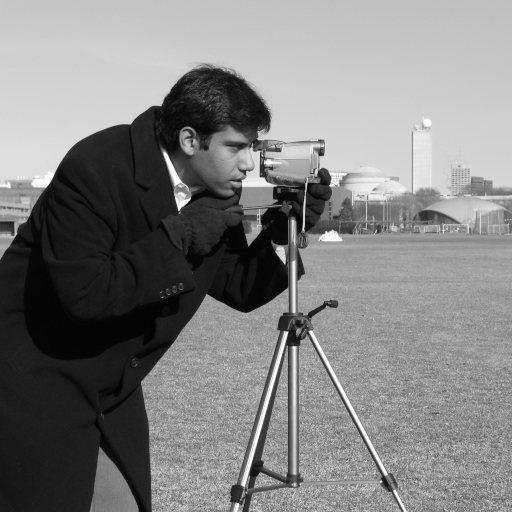
#> input picture skimage.data.camera(), 512 x 512 px
$ jupyter execute 6_segmentation_otsu.ipynb   (older library calls are emulated)
#> lines starting #> are read from the running program, lines starting #| are printed output that depends on the picture; after the words box and inside, x2 and y2 are one past the last pixel; in counts of white or black regions, pixels touching at a corner belong together
# Maestría en Inteligencia Artificial Aplicada

# TC 4033: Visión computacional para imágenes y video

# Tecnológico de Monterrey

## Dr. Gilberto Ochoa Ruiz

# **# 6. Otsu Thresholding**

## **Equipo # 16**
### Edwin David Hernández Alejandre A01794692
### Miguel Guillermo Galindo Orozco A01793695
### Jorge Pedroza Rivera A01319553
### Juan Carlos Alvarado Carricarte A01793486
### Gerardo Aaron Castañeda Jaramillo A01137646

## Table of Contents
1. [Libraries](#libraries)
2. [Single Thresholding](#single)
3. [Multi Thresholding](#multi)
4. [Ejercicio](#Ejercicio)
5. [Conclusiones](#Conclusiones)
6. [Referencias](#Referencias)

Thresholding is used to create a binary image from a grayscale image

## Importing Libraries <a class="anchor" id="libraries" ></a>

[cell 1]
import matplotlib.pyplot as plt
from skimage import data
from skimage.filters import threshold_otsu
from skimage.filters import threshold_multiotsu
import numpy as np
import cv2

## Single Thresholding <a class="anchor" id="single" ></a>

We illustrate how to apply one of these thresholding algorithms.
Otsu's method [2]_ calculates an "optimal" threshold (marked by a red line in the
histogram below) by maximizing the variance between two classes of pixels,
which are separated by the threshold. Equivalently, this threshold minimizes
the intra-class variance.

[cell 2]
image = data.camera()
#> image is the input picture: shape (512, 512); min 0, max 255, mean 129.1
thresh = threshold_otsu(image)
#> thresh = 102
binary = image > thresh
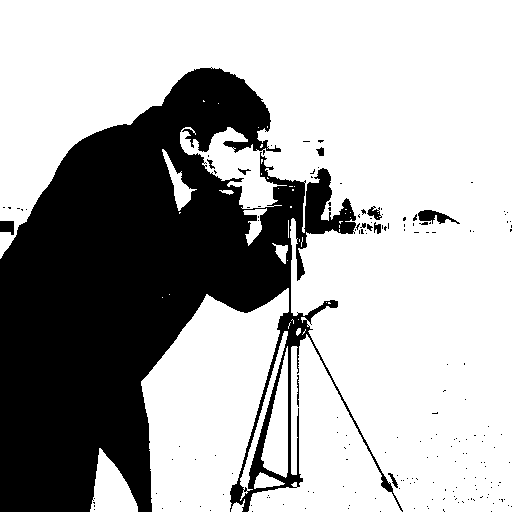
#> binary: shape (512, 512) bool; 67.9% white; 179 black regions (168 under 20 px), largest, box (x1, y1, x2, y2) and area: (0, 67, 403, 512) 82891, (418, 210, 460, 224) 293, (0, 221, 14, 235) 163

fig, axes = plt.subplots(ncols=3, figsize=(8, 2.5))
ax = axes.ravel()
ax[0] = plt.subplot(1, 3, 1)
ax[1] = plt.subplot(1, 3, 2)
ax[2] = plt.subplot(1, 3, 3, sharex=ax[0], sharey=ax[0])

ax[0].imshow(image, cmap=plt.cm.gray)
ax[0].set_title('Original')
ax[0].axis('off')

ax[1].hist(image.ravel(), bins=256)
ax[1].set_title('Histogram')
ax[1].axvline(thresh, color='r')

ax[2].imshow(binary, cmap=plt.cm.gray)
ax[2].set_title('Thresholded')
ax[2].axis('off')

plt.show()
#> figure, not shown here; panel 2: tallest bar 4957 high, from x = 26.89 to 27.89

If you are not familiar with the details of the different algorithms and the
underlying assumptions, it is often difficult to know which algorithm will give
the best results. Therefore, Scikit-image includes a function to evaluate
thresholding algorithms provided by the library. At a glance, you can select
the best algorithm for your data without a deep understanding of their
mechanisms.

[cell 3]
from skimage.filters import try_all_threshold

img = data.page()
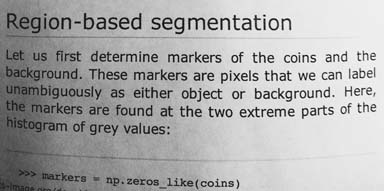
#> input picture skimage.data.page(), 384 x 191 px
#> img is the input picture: shape (191, 384); min 0, max 255, mean 171.5

fig, ax = try_all_threshold(img, figsize=(10, 8), verbose=False)
plt.show()

[cell 4]
# TODO: Slide image for segmentation, alpha blerding

## Multi Thresholding <a class="anchor" id="multi" ></a>

The multi-Otsu threshold  is a thresholding algorithm that is used to separate
the pixels of an input image into several different classes, each one obtained
according to the intensity of the gray levels within the image.

Multi-Otsu calculates several thresholds, determined by the number of desired
classes. The default number of classes is 3: for obtaining three classes, the
algorithm returns two threshold values. They are represented by a red line in
the histogram below.

[cell 5]
# The input image.
image = data.camera()

# Applying multi-Otsu threshold for the default value, generating
# three classes.
thresholds = threshold_multiotsu(image)
#> thresholds = [87, 176]

# Using the threshold values, we generate the three regions.
regions = np.digitize(image, bins=thresholds)
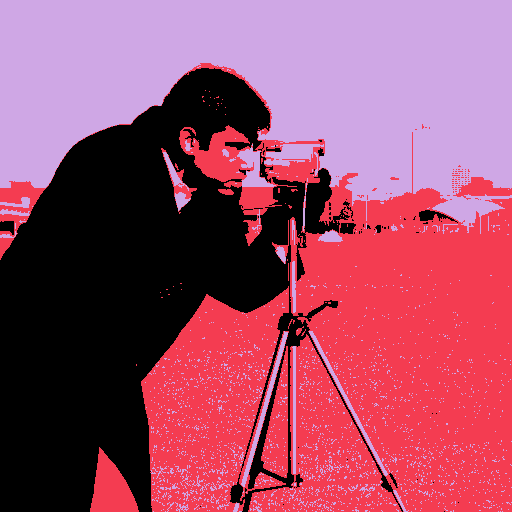
#> regions: shape (512, 512) int64; 3 distinct labels, from 0 to 2; one colour per label, 0 black

fig, ax = plt.subplots(nrows=1, ncols=3, figsize=(10, 3.5))

# Plotting the original image.
ax[0].imshow(image, cmap='gray')
ax[0].set_title('Original')
ax[0].axis('off')

# Plotting the histogram and the two thresholds obtained from
# multi-Otsu.
ax[1].hist(image.ravel(), bins=255)
ax[1].set_title('Histogram')
for thresh in thresholds:
    ax[1].axvline(thresh, color='r')
#> this loop made 2 passes
#> thresh on passes 1 to 2: 87, 176

# Plotting the Multi Otsu result.
ax[2].imshow(regions, cmap='jet')
ax[2].set_title('Multi-Otsu result')
ax[2].axis('off')

plt.subplots_adjust()

plt.show()
#> figure, not shown here; panel 2: tallest bar 4957 high, from x = 27 to 28

# **Ejercicio** <a class="anchor" id="Ejercicio" ></a>

Experimenta con diferentes imagenes ademas de las provistas en en Colab, identifca imagenes con diferentes backgrounds y estilos, cuales son las limitaciones de single thresholding contra el algoritmo de Otsu

Comenzamos creando una función para aplicar el método de otsu para 1 solo threshold:

[cell 6]
def single_tres_otsu(img):
    thresh = threshold_otsu(image)
    binary = image > thresh

    fig, axes = plt.subplots(ncols=3, figsize=(8, 2.5))
    ax = axes.ravel()
    ax[0] = plt.subplot(1, 3, 1)
    ax[1] = plt.subplot(1, 3, 2)
    ax[2] = plt.subplot(1, 3, 3, sharex=ax[0], sharey=ax[0])

    ax[0].imshow(image, cmap=plt.cm.gray)
    ax[0].set_title('Original')
    ax[0].axis('off')

    ax[1].hist(image.ravel(), bins=256)
    ax[1].set_title('Histogram')
    ax[1].axvline(thresh, color='r')

    ax[2].imshow(binary, cmap=plt.cm.gray)
    ax[2].set_title('Thresholded')
    ax[2].axis('off')
    plt.subplots_adjust()

    plt.show()

Cargamos 6 imágenes utilizadas en actividades previas:

[cell 7]
image_1 = cv2.imread('data/image_1.jpg', cv2.IMREAD_GRAYSCALE)
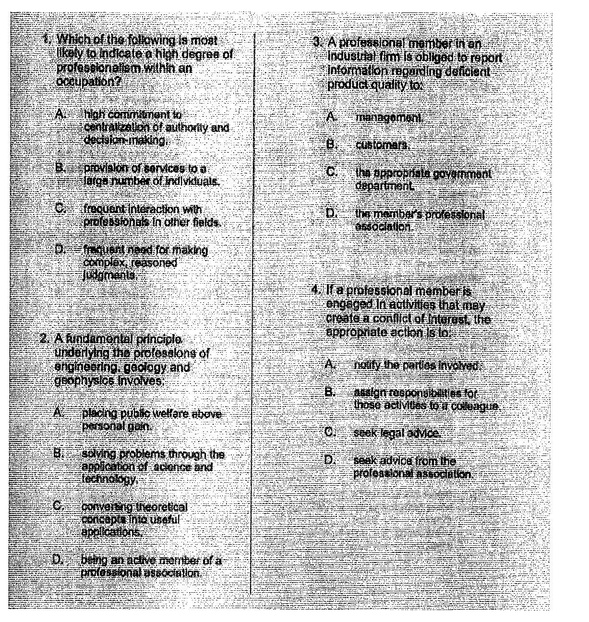
#> input picture 6_segmentation_otsu/data/image_1.jpg, 589 x 622 px, shrunk from 1227 x 1296 before the run
#> image_1 is the input picture: shape (622, 589); min 0, max 255, mean 195.6
image_2 = cv2.imread('data/image_2.jpg', cv2.IMREAD_GRAYSCALE)
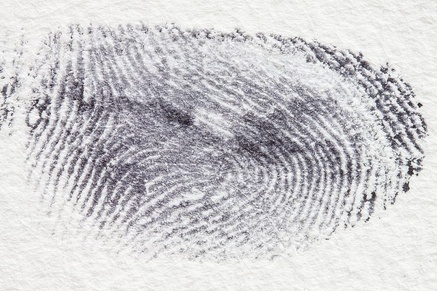
#> input picture 6_segmentation_otsu/data/image_2.jpg, 437 x 291 px, shrunk from 910 x 607 before the run
#> image_2: shape (291, 437); min 19, max 255, mean 204.3
image_3 = cv2.imread('data/image_3.jpg', cv2.IMREAD_GRAYSCALE)
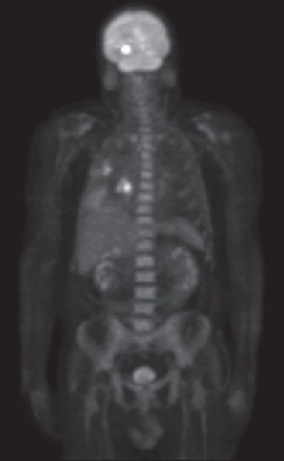
#> input picture 6_segmentation_otsu/data/image_3.jpg, 284 x 461 px, shrunk from 591 x 960 before the run
#> image_3: shape (461, 284); min 30, max 255, mean 54.9
image_4 = cv2.imread('data/image_4.jpg', cv2.IMREAD_GRAYSCALE)
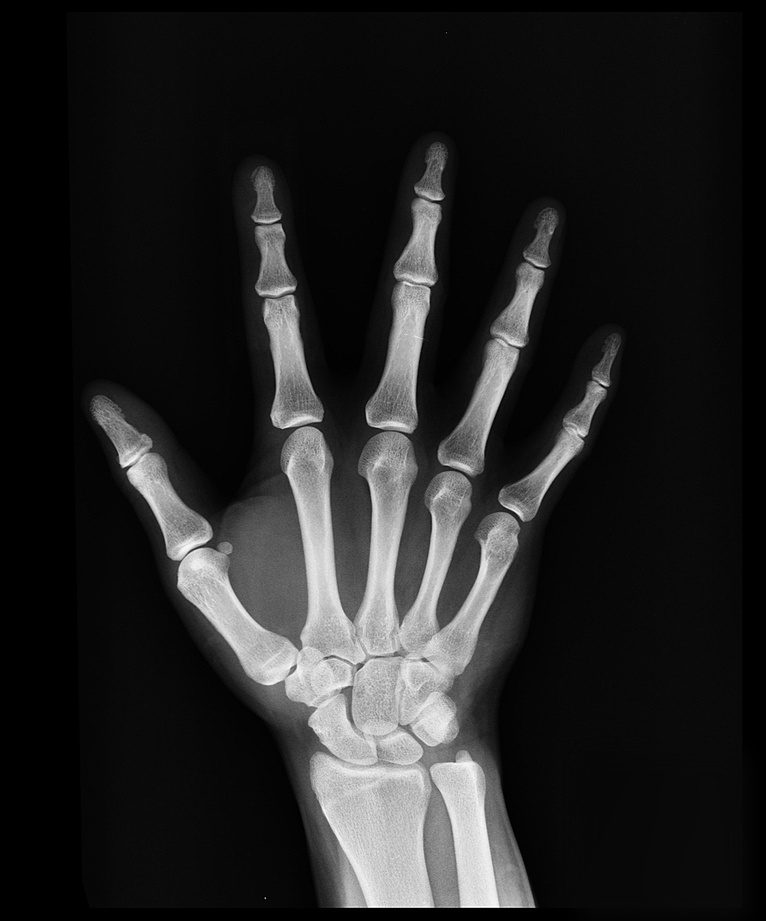
#> input picture 6_segmentation_otsu/data/image_4.jpg, 766 x 921 px, shrunk from 1597 x 1920 before the run
#> image_4 is the input picture: shape (921, 766); min 0, max 255, mean 36.6
image_5 = cv2.imread('data/image_5.jpg', cv2.IMREAD_GRAYSCALE)
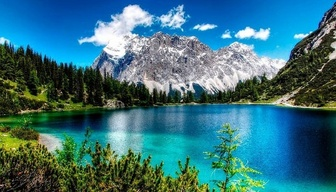
#> input picture 6_segmentation_otsu/data/image_5.jpg, 336 x 192 px, shrunk from 700 x 400 before the run
#> image_5: shape (192, 336); min 0, max 255, mean 97.4
image_6 = cv2.imread('data/image_6.jpg', cv2.IMREAD_GRAYSCALE)
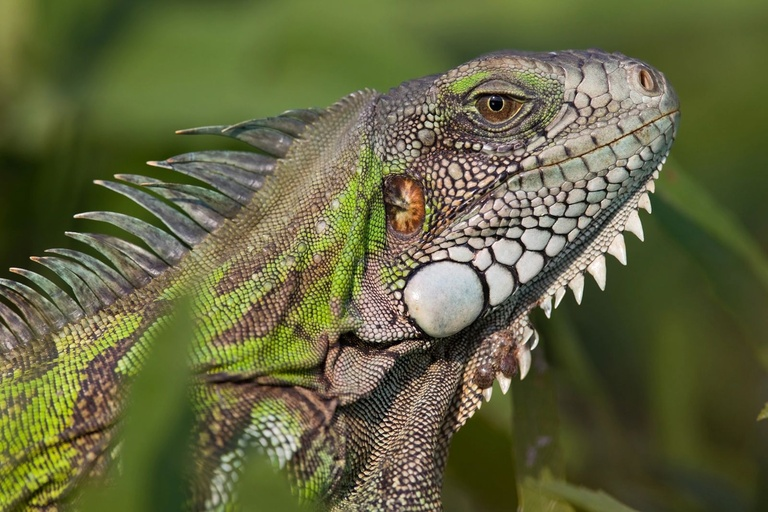
#> input picture 6_segmentation_otsu/data/image_6.jpg, 768 x 512 px, shrunk from 1600 x 1067 before the run
#> image_6: shape (512, 768); min 0, max 255, mean 96.4

images = []

images = [image_1, image_2, image_3, image_4, image_5, image_6]

Aplicamos median filter a un par de ellas para mejor funcionamiento:

[cell 8]
images[0] = cv2.medianBlur(images[0], 5)
images[1] = cv2.medianBlur(images[1], 5)
#images[4] = cv2.medianBlur(images[4], 5)
#images[5] = cv2.medianBlur(images[5], 5)

Aplicamos el método a cada una:

[cell 9]
for image in images:
    single_tres_otsu(image)
#> this loop made 6 passes
#> thresh in single_tres_otsu on passes 1 to 6: 171, 192, 70, 87, 102, 114

Ahora generamos una función para aplicar le método de threshold múltiple:

[cell 10]
def multi_tres_otsu(image):
    thresholds = threshold_multiotsu(image)
    regions = np.digitize(image, bins=thresholds)

    fig, ax = plt.subplots(nrows=1, ncols=3, figsize=(10, 3.5))

    ax[0].imshow(image, cmap='gray')
    ax[0].set_title('Original')
    ax[0].axis('off')

    ax[1].hist(image.ravel(), bins=255)
    ax[1].set_title('Histogram')
    for thresh in thresholds:
        ax[1].axvline(thresh, color='r')

    ax[2].imshow(regions, cmap='jet')
    ax[2].set_title('Multi-Otsu result')
    ax[2].axis('off')

    plt.subplots_adjust()

    plt.show()

Lo aplicamos a las mismas imágenes:

[cell 11]
images = [image_1, image_2, image_3, image_4, image_5, image_6]

[cell 12]
for image in images:
    multi_tres_otsu(image)
#> this loop made 6 passes
#> thresholds in multi_tres_otsu on passes 1 to 6: [109, 201], [146, 205], [59, 118], [52, 142], [77, 154], [80, 138]
#> pass 3, in multi_tres_otsu (call 3), `regions = np.digitize(image, bins=thresholds)`:
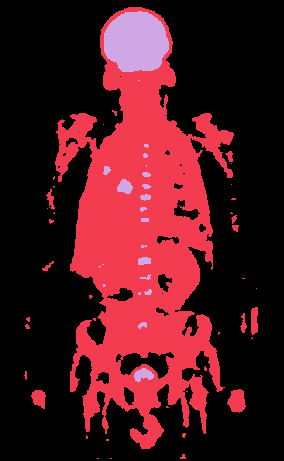
#> regions: shape (461, 284) int64; 3 distinct labels, from 0 to 2; one colour per label, 0 black
